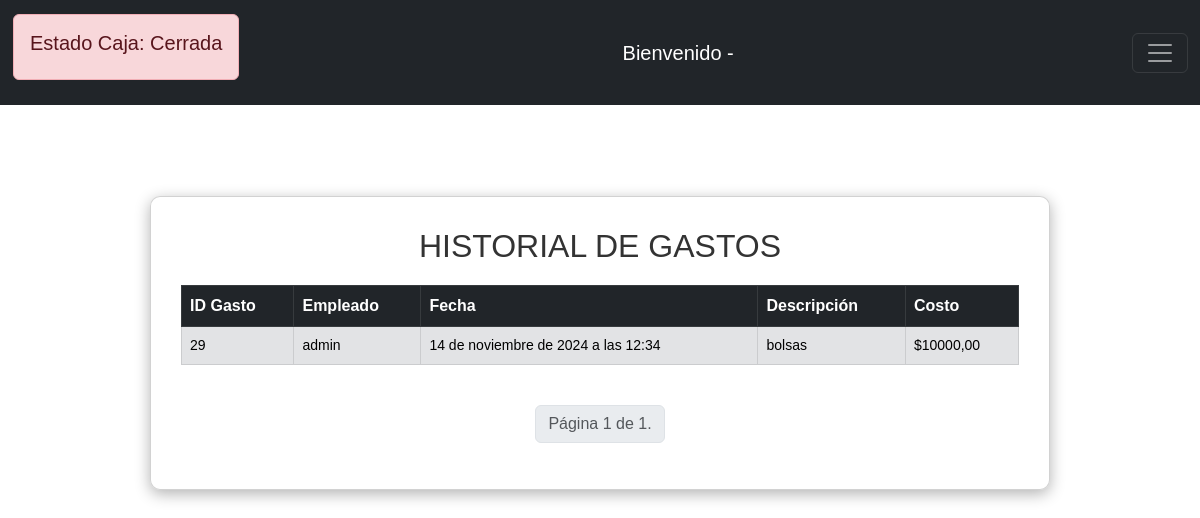
The app's page /historial_gastos/ with its own data.
### Gastos/models.py (models this page shows)
class Gasto(models.Model):
    fecha=models.DateTimeField(default=datetime.now)
    empleado=models.ForeignKey(Empleado,on_delete=models.CASCADE,null=True,blank=True)
    descripcion_gasto=models.CharField(max_length=100, verbose_name= "Descripción",blank=False, null=False)
    costo=models.DecimalField(default=0,max_digits=10, decimal_places=2, blank=False,null=False,validators=[MinValueValidator(0)])
    id_sesion=models.CharField(max_length=50,default='')

### Empleados/models.py (models this page shows, shortened)
class Empleado(AbstractUser):
    dni=models.IntegerField(null=True, blank=True, verbose_name="DNI")
    dirección=models.CharField(null=True, blank=True, max_length=150)
    telefono=models.IntegerField(null=True, blank=True)

### Matrix/views.py (the view)
# urls.py: path('historial_gastos/', views.historial_gastos,name='historial_gastos'),
def historial_gastos(request):
    historial_gastos=Gasto.objects.all().order_by('id')
    paginator=Paginator(historial_gastos,10)
    page_number=request.GET.get('page')
    page_obj= paginator.get_page(page_number)
    return render(request,'historial_gastos.html',{'historial_gastos':historial_gastos,'page_obj':page_obj})

### templates/historial_gastos.html (shortened to what this page needs)
{% extends 'menu.html' %}
{% load static %}
{% block extra_css %}
    <link rel="stylesheet" href="{% static 'css/historial_compras.css' %}">
{% endblock %}
{% block content %}
    <div class="contenedor card">
        <h2>HISTORIAL DE GASTOS</h2>
        <table class="table table-bordered table-hover">
            <tr class="table-dark">
                <th>ID Gasto</th>
                <th>Empleado</th>
                <th>Fecha</th>
                <th>Descripción</th>
                <th>Costo</th>
            </tr>
            <tbody class="table-secondary">
                {% for gasto in historial_gastos %}
                    <tr>
                        <td>{{gasto.id}}</td>
                        <td>{{gasto.empleado.username}}</td>
                        <td>{{gasto.fecha}}</td>
                        <td>{{gasto.descripcion_gasto}}</td>
                        <td>${{gasto.costo}}</td>
                    </tr>
                {% endfor %}
            </tbody>
        </table>
        <div class="d-flex justify-content-center mt-4">
            <nav aria-label="Page navigation">
                <ul class="pagination">
                    <li class="page-item disabled">
                        <span class="page-link">Página {{ page_obj.number }} de {{ page_obj.paginator.num_pages }}.</span>
                    </li>
                </ul>
            </nav>
        </div>
    </div>
{% endblock %}

### static/css/menu.css (style rules this page uses)
nav { background-color: rgba(255, 255, 255, 0.9); }
body { font-family: 'Calibri', sans-serif; }

### static/css/historial_compras.css (style rules this page uses)
.contenedor { display: flex; justify-content: center; align-items: center; width: 100%; max-width: 900px; margin: 30px auto; }
body { background-color: white; }
.card { background-color: rgba(255, 255, 255, 0.7); border-radius: 10px; box-shadow: 0 4px 15px rgba(0, 0, 0, 0.3); padding: 30px; margin-top: 100px; transition: transform 0.3s; }
h2 { color: #333; text-align: center; margin-bottom: 20px; }
td { font-size: 14px; color: #333; }

### records on screen
Gasto: id "29", empleado.username "admin", fecha "14 de noviembre de 2024 a las 12:34", descripcion_gasto "bolsas", costo "10000,00"

### other values on screen
{{ page_obj.number }} "1"
{{ page_obj.paginator.num_pages }} "1"
